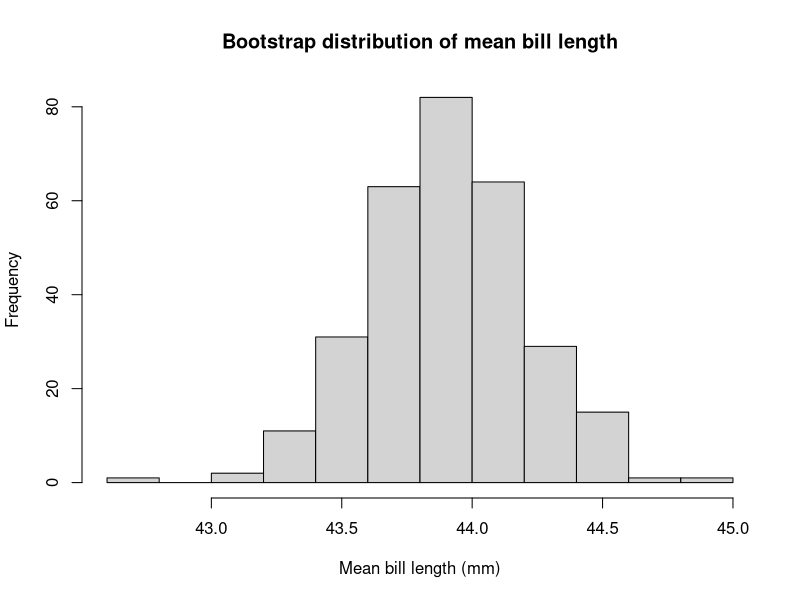
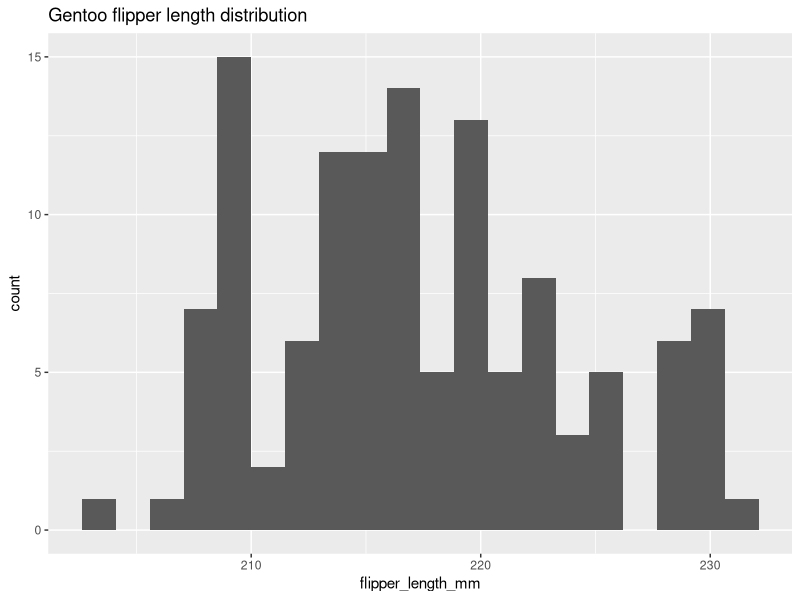
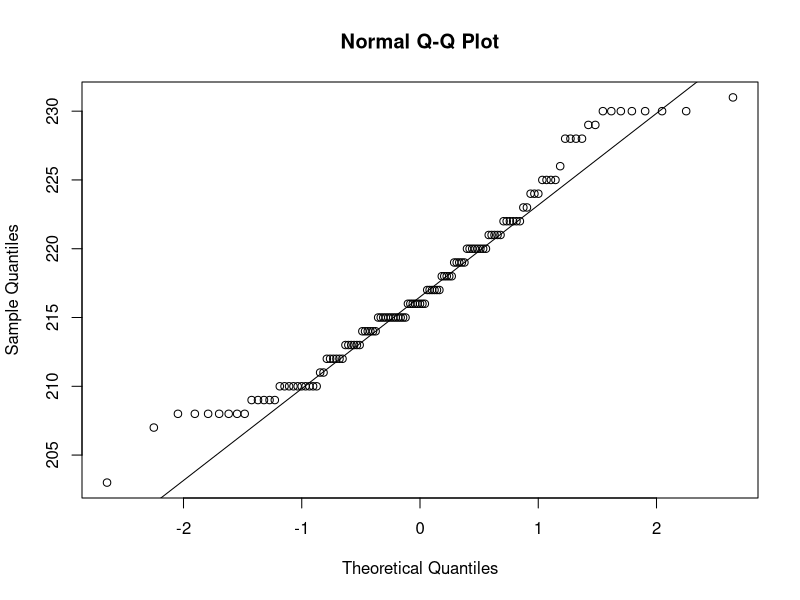

Generate these figures, in order, with R:
## ---- chunk 1
library(tidyverse)
library(palmerpenguins)
## ---- chunk 2
# Mean bill length as a point estimate for the population mean
point_est <- mean(penguins$bill_length_mm, na.rm = TRUE)
cat("Point estimate (mean bill length):", round(point_est, 2), "mm\n")
## ---- chunk 3
set.seed(42)

complete_bill_lengths <- penguins %>%
  drop_na(bill_length_mm)

boot_means <- replicate(300, {
  resample <- complete_bill_lengths %>% sample_n(nrow(complete_bill_lengths), replace = TRUE)
  mean(resample$bill_length_mm)
})
se <- sd(boot_means)

# The bootstrap distribution should be approximately normal
hist(boot_means, main = "Bootstrap distribution of mean bill length",
     xlab = "Mean bill length (mm)")
## ---- chunk 4
lower <- point_est - 1.96 * se
upper <- point_est + 1.96 * se

cat("95% CI:", round(lower, 2), "to", round(upper, 2), "\n")
## ---- chunk 5
# Check normality for Gentoo flipper lengths
gentoo <- penguins %>%
  filter(species == "Gentoo") %>%
  drop_na(flipper_length_mm)

# Histogram
ggplot(gentoo, aes(x = flipper_length_mm)) +
  geom_histogram(bins = 20) +
  labs(title = "Gentoo flipper length distribution")

# QQ plot
penguins %>%
  filter(species == "Gentoo") %>%
  pull(flipper_length_mm) %>%
  qqnorm()
qqline(penguins %>% filter(species == "Gentoo") %>% pull(flipper_length_mm))
## ---- chunk 6
# Compare flipper length between male and female Gentoo penguins
gentoo_sex <- penguins %>%
  filter(species == "Gentoo") %>%
  drop_na(sex, flipper_length_mm)

# t-test (parametric)
t.test(flipper_length_mm ~ sex, data = gentoo_sex)
## ---- chunk 7
# 1. Check normality of flipper_length_mm for Adelie penguins (histogram + Shapiro-Wilk)
# Your code here

# 2. Based on the result, run the appropriate test to compare flipper length
#    between male and female Adelie penguins
# Your code here

# 3. State H₀, Hₐ, your p-value, and your conclusion in plain language
# (Write as a comment)
## ---- chunk 8
# 1. Run a one-way ANOVA to test whether mean body_mass_g differs across species
# Your code here

# 2. If significant, run pairwise.t.test() with Bonferroni correction
# Your code here

# 3. Which pairs of species differ significantly?
# Your answer as a comment here
